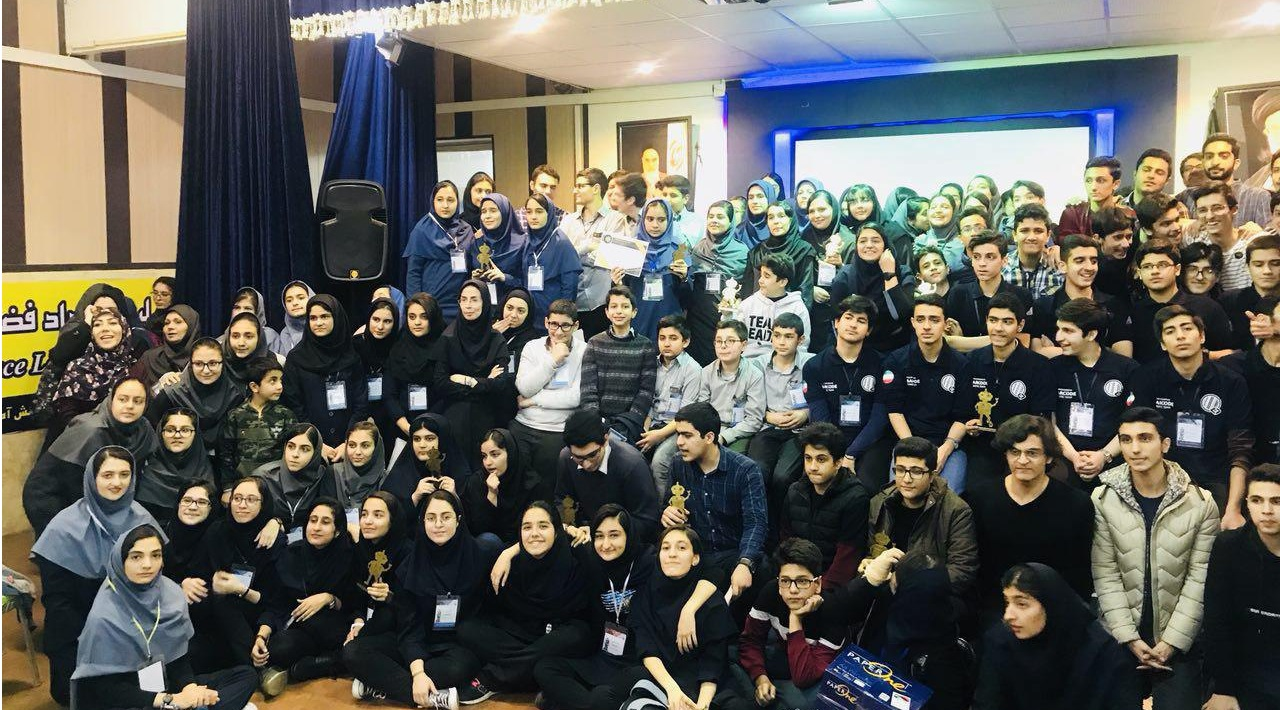
#> input picture 1.jpg, 1280 x 710 px, given in place of the camera
$ python 'test-04 object detection.py'
#> lines starting #> are read from the running program, lines starting #| are printed output that depends on the picture; after the words box and inside, x2 and y2 are one past the last pixel; in counts of white or black regions, pixels touching at a corner belong together
import cv2
import numpy as np
import time

cap = cv2.VideoCapture(0)
cnt1=0

while(1):
    isopen, frame = cap.read()
#> frame is the input picture: shape (710, 1280, 3); mean B, G, R 89.9, 96.1, 96.5
    hsv = cv2.cvtColor(frame, cv2.COLOR_BGR2HSV)
#> hsv: shape (710, 1280, 3); mean H, S, V 70.4, 87.5, 109.4

    low = np.array([0,130,150])
    up = np.array([30,255,255])

    mask = cv2.inRange(hsv, low, up)
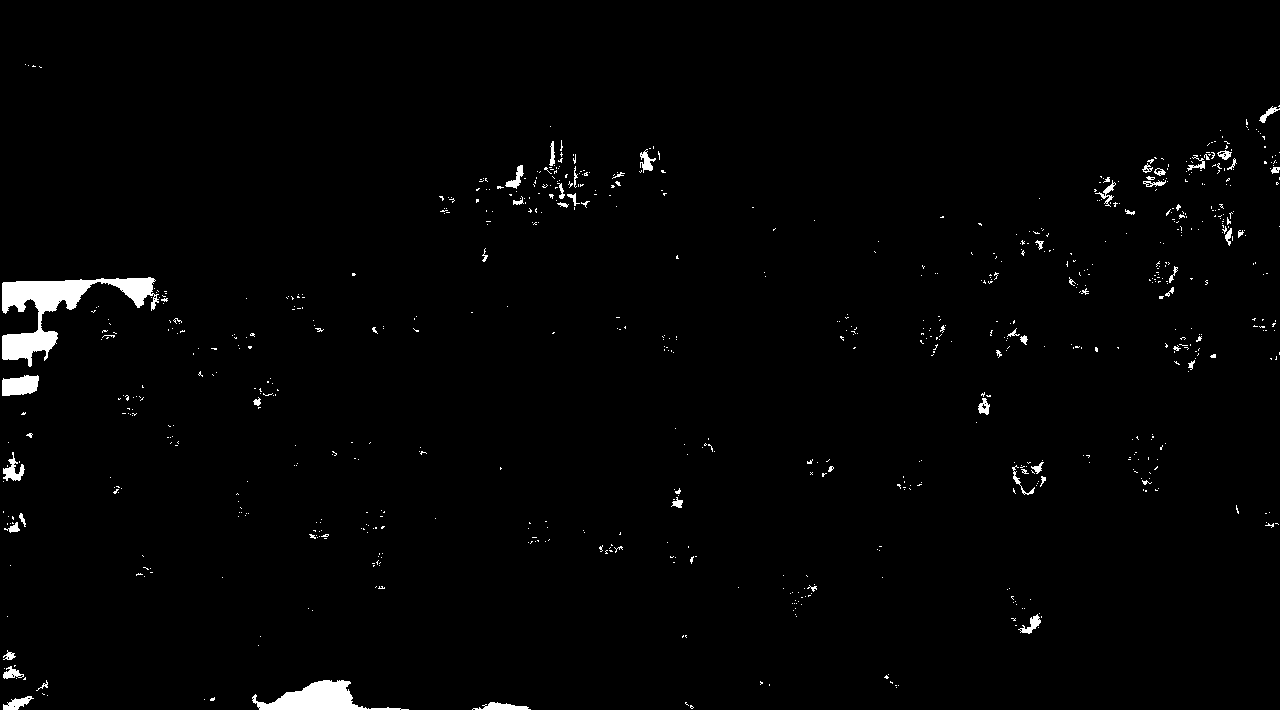
#> mask: shape (710, 1280); 1.5% white; 792 white regions (734 under 20 px), largest, box (x1, y1, x2, y2) and area: (2, 277, 159, 367) 4444, (252, 680, 409, 710) 2085, (2, 375, 39, 396) 618
    res = cv2.bitwise_and(frame,frame, mask= mask)
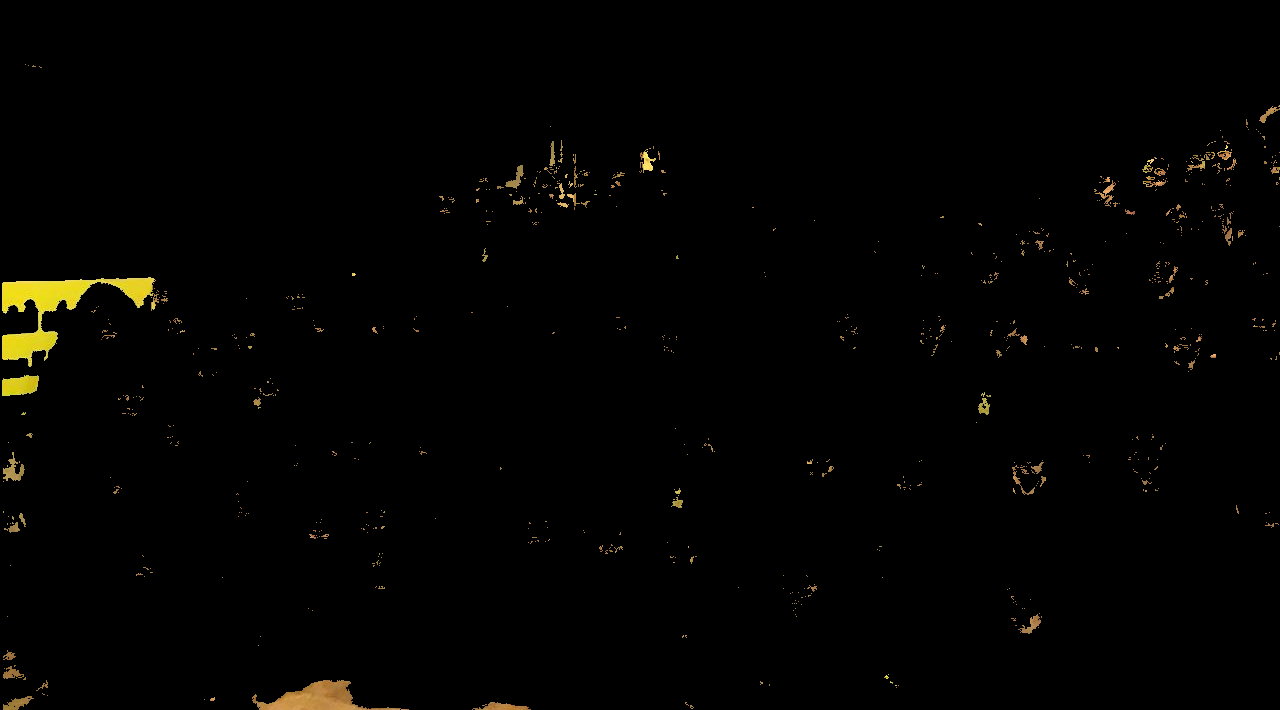
#> res: shape (710, 1280, 3); mean B, G, R 0.9, 2.4, 2.9
#    cv2.imshow('img1',mask)
    cv2.imshow('img2',res)
    cv2.imshow('img3',frame)

    k = cv2.waitKey(5)
#> (key Esc is pressed here)
    if k == 27:
        break

cv2.destroyAllWindows()
